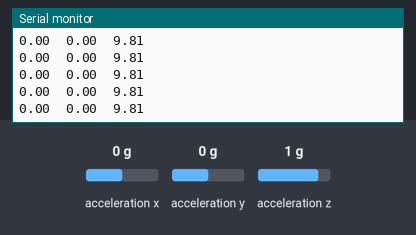
Bench run of a program on a simulated Arduino Nano 33 IoT. Parts: the last lines printed to the serial monitor. The test bench sets the inputs (shaded band); at power-on: acceleration x 0 g, acceleration y 0 g, acceleration z 1 g.

Above: at 1.2 s.
1.3 s: acceleration x set to -1.4 g
At 2.4 s:
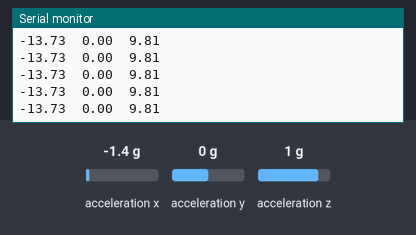
2.8 s: acceleration y set to -1.4 g
At 3.4 s:
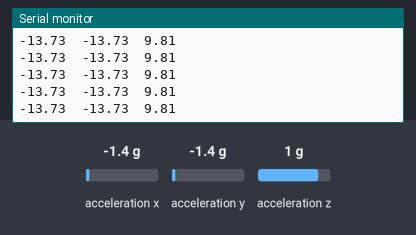

Measured:
- after the input at 1.3 s, the serial monitor: prints a new line at once (image 1)
- after the input at 2.8 s, the serial monitor: prints a new line at once (image 2)

The program:

main.cpp
```cpp
#include <Arduino.h>
#include <SPI.h>
#include <Wire.h>
#include <Arduino_LSM6DS3.h>

#define CONVERT_G_TO_MS2 9.80665F
#define FREQUENCY_HZ 104
#define INTERVAL_MS (1000 / (FREQUENCY_HZ + 1))

struct Acc_senseData
{
  float acc_x = 0.0F;
  float acc_y = 0.0F;
  float acc_z = 0.0F;
};

static Acc_senseData acc_data;

void setup() {

  Serial.println(9600);
  Serial.println("Started");

  if (!IMU.begin())
  {
    Serial.println("Failed to initialize IMU!");
    while(1);
  }


}

void loop() {

  static unsigned long last_interval_ms = 0;

  float a_x, a_y, a_z;

  if (millis() > last_interval_ms + INTERVAL_MS)
  {
    IMU.readAcceleration(a_x, a_y, a_z);
    acc_data.acc_x = a_x;
    acc_data.acc_y = a_y;
    acc_data.acc_z = a_z;

    Serial.print(acc_data.acc_x * CONVERT_G_TO_MS2);
    Serial.print('\t');
    Serial.print(acc_data.acc_y * CONVERT_G_TO_MS2);
    Serial.print('\t');
    Serial.println(acc_data.acc_z * CONVERT_G_TO_MS2);
  }

}
```
